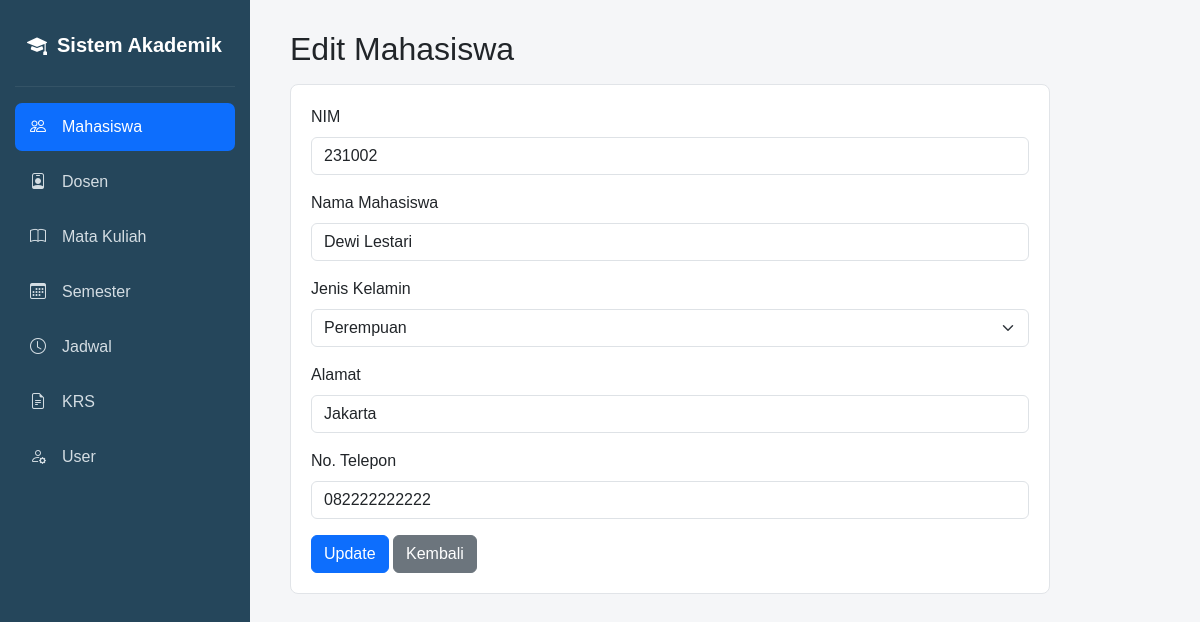
Screenshot of /mahasiswa/edit.php?id=2 with the database file from the repository.
### tables this page shows
CREATE TABLE `tbl_mahasiswa` (
  `id_mahasiswa` int(11) NOT NULL,
  `nim` varchar(20) NOT NULL,
  `nama_mahasiswa` varchar(100) NOT NULL,
  `jenis_kelamin` enum('L','P') DEFAULT NULL,
  `alamat` varchar(200) DEFAULT NULL,
  `no_telp` varchar(20) DEFAULT NULL
);

### mahasiswa/edit.php (the view, shortened to what this page needs)
<?php
require_once "../config/database.php";
$id = (int) ($_GET['id'] ?? 0);
$stmt = mysqli_prepare($conn, "SELECT * FROM tbl_mahasiswa WHERE id_mahasiswa = ?");
mysqli_stmt_bind_param($stmt, "i", $id);
mysqli_stmt_execute($stmt);
$data = mysqli_fetch_assoc(mysqli_stmt_get_result($stmt));
include "../header.php";
include "../sidebar.php";
?>
<h2 class="mb-3">Edit Mahasiswa</h2>
<div class="card-simple form-box">
<form method="POST">
    <div class="mb-3">
        <label class="form-label">NIM</label>
        <input type="text" name="nim" class="form-control" value="<?= htmlspecialchars($data['nim']); ?>" required>
    </div>
    <div class="mb-3">
        <label class="form-label">Nama Mahasiswa</label>
        <input type="text" name="nama_mahasiswa" class="form-control" value="<?= htmlspecialchars($data['nama_mahasiswa']); ?>" required>
    </div>
    <div class="mb-3">
        <label class="form-label">Jenis Kelamin</label>
        <select name="jenis_kelamin" class="form-select">
            <option value="P" <?= $data['jenis_kelamin'] === 'P' ? 'selected' : ''; ?>>Perempuan</option>
        </select>
    </div>
    <div class="mb-3">
        <label class="form-label">Alamat</label>
        <input type="text" name="alamat" class="form-control" value="<?= htmlspecialchars($data['alamat'] ?? ''); ?>">
    </div>
    <div class="mb-3">
        <label class="form-label">No. Telepon</label>
        <input type="text" name="no_telp" class="form-control" value="<?= htmlspecialchars($data['no_telp'] ?? ''); ?>">
    </div>
    <button class="btn btn-primary">Update</button>
    <a href="index.php" class="btn btn-secondary">Kembali</a>
</form>
</div>
<?php include "../footer.php"; ?>

### assets/css/style.css (style rules this page uses)
body { margin: 0; background: #f5f6f8; font-family: Arial, sans-serif; }
.card-simple { background: #fff; border: 1px solid #e1e4e8; border-radius: 8px; padding: 20px; }
.form-box { max-width: 760px; }

### rows the page displays
tbl_mahasiswa: nim "231002", nama_mahasiswa "Dewi Lestari", jenis_kelamin "Perempuan", alamat "Jakarta", no_telp "082222222222"
